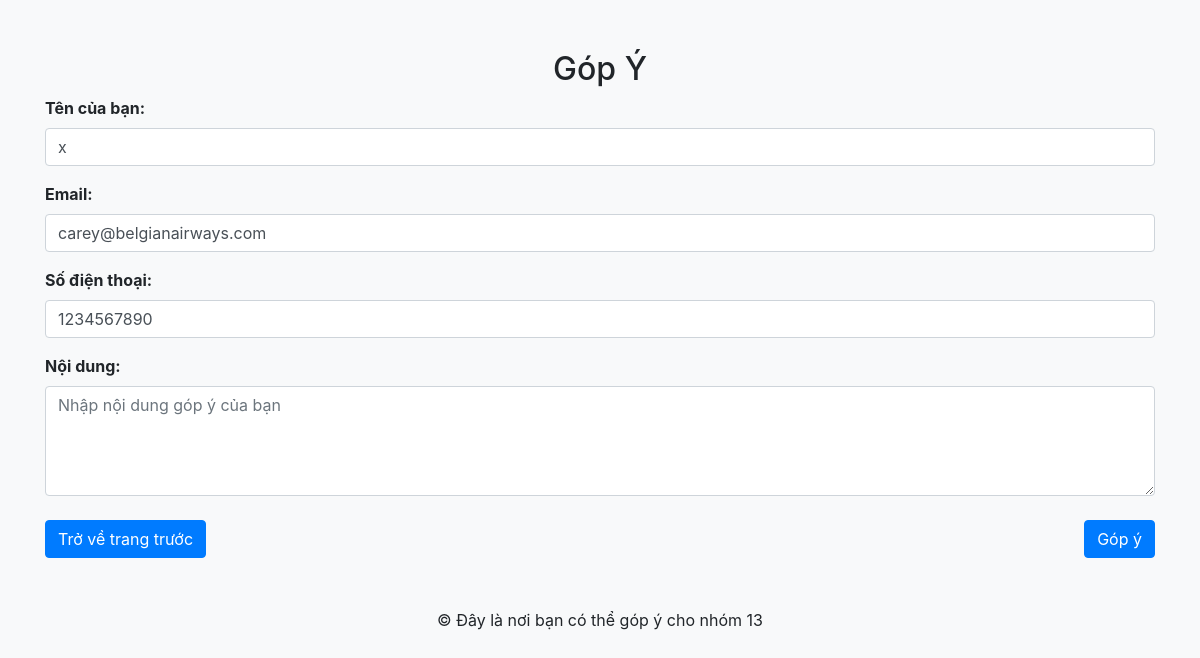
/pages/user_contact.php (signed in), run on the app's committed database.
### tables this page shows
CREATE TABLE `users` (
  `id` int(11) NOT NULL,
  `username` varchar(100) NOT NULL,
  `email` varchar(100) NOT NULL,
  `phone` varchar(15) DEFAULT NULL,
  `address` varchar(255) DEFAULT NULL,
  `password` varchar(255) NOT NULL,
  `role` enum('admin','user') DEFAULT 'user',
  `token` varchar(255) DEFAULT NULL
);

### pages/user_contact.php (the view, shortened to what this page needs)
<?php
include '../includes/db_connect.php';
$user_id = $_SESSION['user_id'] ?? null;
$username = '';
$email = '';
$phone = '';
if ($user_id) {
    $query = "SELECT username, email, phone FROM users WHERE id = ?";
    $stmt = $conn->prepare($query);
    $stmt->bind_param("i", $user_id);
    $stmt->execute();
    $result = $stmt->get_result();
    $user = $result->fetch_assoc();
    $username = $user['username'] ?? '';
    $email = $user['email'] ?? '';
    $phone = $user['phone'] ?? '';
}
?>
<!DOCTYPE html>
<html lang="en">
<head>
   <link rel="stylesheet" href="https://stackpath.bootstrapcdn.com/bootstrap/4.5.2/css/bootstrap.min.css">
</head>
<body>
   <div class="container">
       <h2 class="text-center">Góp Ý</h2>
       <form method="POST" action="contact.php">
           <div class="form-group">
               <label for="name">Tên của bạn:</label>
               <input type="text" name="name" class="form-control" id="name" placeholder="Nhập tên của bạn" value="<?php echo htmlspecialchars($username); ?>" required>
           </div>
           <div class="form-group">
               <label for="email">Email:</label>
               <input type="email" name="email" class="form-control" id="email" placeholder="Nhập email của bạn" value="<?php echo htmlspecialchars($email); ?>" required>
           </div>
           <div class="form-group">
               <label for="phone">Số điện thoại:</label>
               <input type="text" name="phone" class="form-control" id="phone" placeholder="Nhập số điện thoại của bạn" value="<?php echo htmlspecialchars($phone); ?>" required>
           </div>
           <div class="form-group">
               <label for="message">Nội dung:</label>
               <textarea name="message" class="form-control" id="message" rows="4" placeholder="Nhập nội dung góp ý của bạn" required></textarea>
           </div>
           <div class="d-flex justify-content-between mt-4">
               <button type="button" class="btn btn-primary w-40" onclick="history.back();">Trở về trang trước</button>
               <button type="submit" name="submit" class="btn btn-primary w-40">Góp ý</button>
           </div>
       </form>
   </div>
   <div class="footer">
       <p>&copy; Đây là nơi bạn có thể góp ý cho nhóm 13</p>
   </div>
</body>
</html>

### pages/user_contact.php (style rules this page uses)
body { background-color: #f8f9fa; }
.container { margin-top: 50px; }
.form-group label { font-weight: bold; }
.footer { margin-top: 50px; text-align: center; }

### data on the page
users: name "x", email "carey@belgianairways.com", phone "1234567890"
